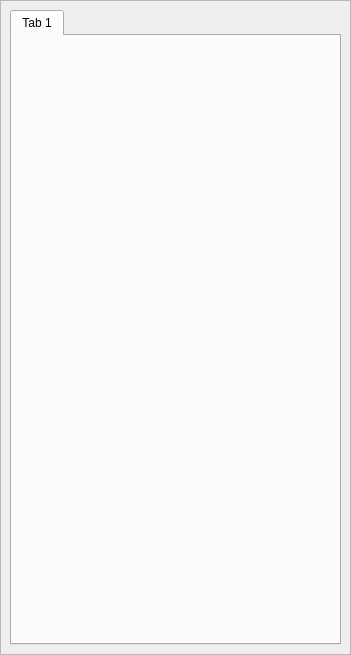
<?xml version="1.0" encoding="UTF-8"?>
<ui version="4.0">
 <class>ToolBox</class>
 <widget class="QScrollArea" name="ToolBox">
  <property name="geometry">
   <rect>
    <x>0</x>
    <y>0</y>
    <width>351</width>
    <height>655</height>
   </rect>
  </property>
  <property name="windowTitle">
   <string>ScrollArea</string>
  </property>
  <property name="widgetResizable">
   <bool>true</bool>
  </property>
  <widget class="QWidget" name="scrollAreaWidgetContents">
   <property name="geometry">
    <rect>
     <x>0</x>
     <y>0</y>
     <width>349</width>
     <height>653</height>
    </rect>
   </property>
   <layout class="QVBoxLayout" name="verticalLayout">
    <item>
     <widget class="QTabWidget" name="tabWidget">
      <property name="currentIndex">
       <number>0</number>
      </property>
      <widget class="QWidget" name="tab">
       <property name="maximumSize">
        <size>
         <width>327</width>
         <height>16777215</height>
        </size>
       </property>
       <attribute name="title">
        <string>Tab 1</string>
       </attribute>
      </widget>
     </widget>
    </item>
   </layout>
  </widget>
 </widget>
 <resources/>
 <connections/>
</ui>
